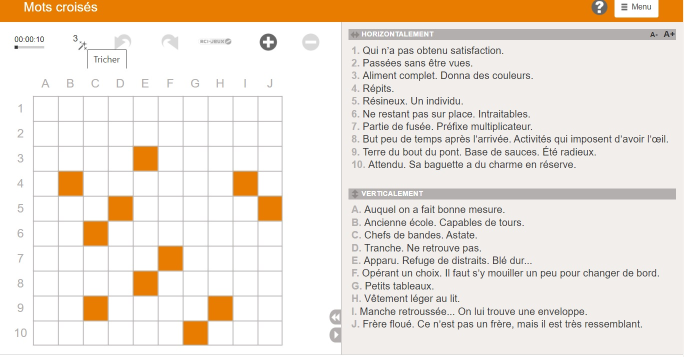
#> input picture img/image6.jpg, 1367 x 713 px, found by its file name (shown at 1/2 size)
$ python extractCrossword.py
#> lines starting #> are read from the running program, lines starting #| are printed output that depends on the picture; after the words box and inside, x2 and y2 are one past the last pixel; in counts of white or black regions, pixels touching at a corner belong together
import cv2
import json

import numpy as np

crossword_size = 10  # Set to dimension of crossword (standard 15 x 15)

# 1. Loading the Image
img = cv2.imread('Crossword\img\image6.jpg')
#> img is the input picture: shape (713, 1367, 3); mean B, G, R 215.9, 227.4, 238

# 2. Convert to HSV color space to detect colors
hsv = cv2.cvtColor(img, cv2.COLOR_BGR2HSV)
#> hsv: shape (713, 1367, 3); mean H, S, V 21.8, 26.6, 238.6

# 3. Define the range for orange color in HSV
orange_lower = np.array([10, 100, 100], dtype="uint8")
orange_upper = np.array([20, 255, 255], dtype="uint8")

# Create a mask for detecting orange areas
orange_mask = cv2.inRange(hsv, orange_lower, orange_upper)
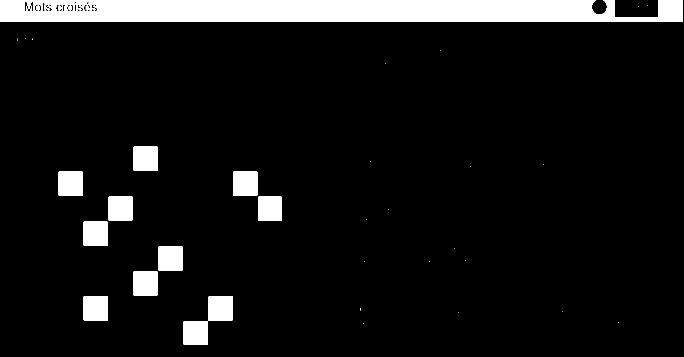
#> orange_mask: shape (713, 1367) (shown at 1/2 size); 8.4% white; 37 white regions (22 under 20 px), largest, box (x1, y1, x2, y2) and area: (0, 0, 1366, 44) 55225, (416, 592, 466, 642) 2483, (316, 492, 366, 542) 2482

# Convert the original image to grayscale
gray = cv2.cvtColor(img, cv2.COLOR_BGR2GRAY)
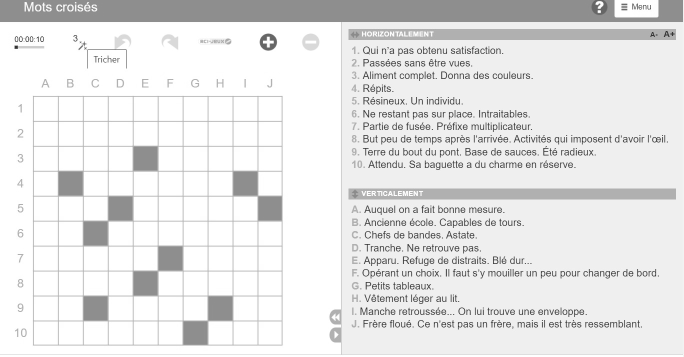
#> gray: shape (713, 1367) (shown at 1/2 size); min 0, max 255, mean 229.3

# Apply Gaussian blur
blurred = cv2.GaussianBlur(gray, (7, 7), 0)

# 4. Use adaptive thresholding to get a binary image
thresh = cv2.adaptiveThreshold(blurred, 255, cv2.ADAPTIVE_THRESH_GAUSSIAN_C,
                               cv2.THRESH_BINARY_INV, 11, 2)
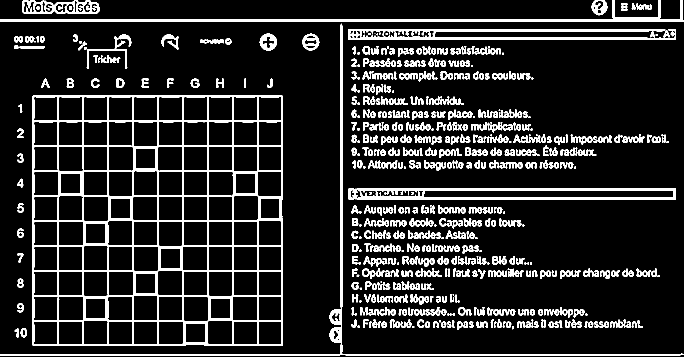
#> thresh: shape (713, 1367) (shown at 1/2 size); 13.5% white; 628 white regions (70 under 20 px), largest, box (x1, y1, x2, y2) and area: (65, 191, 566, 692) 40599, (0, 0, 1367, 44) 7712, (0, 47, 1367, 711) 7466

#  Combine the thresholded image with the orange mask to set orange areas to black
combined_mask = cv2.bitwise_or(thresh, orange_mask)
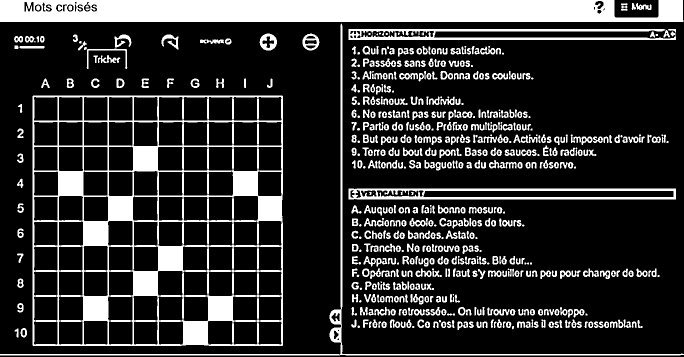
#> combined_mask: shape (713, 1367) (shown at 1/2 size); 19.9% white; 626 white regions (69 under 20 px), largest, box (x1, y1, x2, y2) and area: (65, 191, 566, 692) 57495, (0, 0, 1367, 44) 55716, (0, 47, 1367, 711) 7466

# Invert the combined image
thresh2 = cv2.bitwise_not(combined_mask)
#> thresh2: shape (713, 1367); 80.1% white; 626 black regions (69 under 20 px)

# 5. Finding Contours
contours, hierarchy = cv2.findContours(thresh, cv2.RETR_EXTERNAL, 1)
#> contours = 613 contours, 88 with area under 20; largest, box (x1, y1, x2, y2) and area: (65, 191, 566, 692) 249818, (697, 377, 1352, 399) 13726, (697, 58, 1352, 80) 7362, (0, 0, 1367, 44) 6230, (0, 47, 1367, 711) 5683

max_area = -1

for cnt in contours:
    approx = cv2.approxPolyDP(cnt, 0.02*cv2.arcLength(cnt, True), True)
    if len(approx) == 4:
        if cv2.contourArea(cnt) > max_area:
            max_area = cv2.contourArea(cnt)
            max_cnt = cnt
#> this loop made 613 passes
#> max_area on pass 493: 249818
#> after the loop, max_area = 249818; max_cnt = contour of 1996 points, box (x1, y1, x2, y2) (65, 191, 566, 692), area 249818

# 6.Identifying crossword region
x, y, w, h = cv2.boundingRect(max_cnt)
#> x = 65; y = 191; w = 501; h = 501
cross_rect = thresh2[y:y+h, x:x+w]
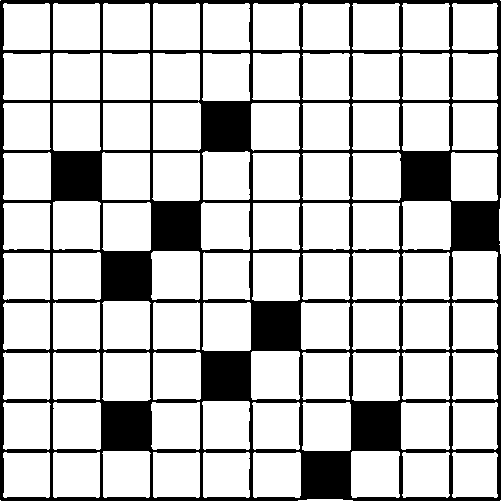
#> cross_rect: shape (501, 501); 77.1% white; 1 black region, box (x1, y1, x2, y2) and area: (0, 0, 501, 501) 57495
cross_rect = cv2.resize(cross_rect, (crossword_size * 10, crossword_size * 10))
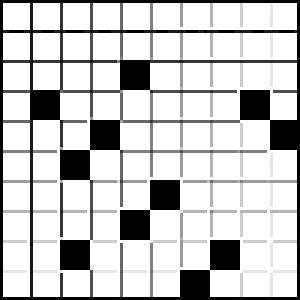
#> cross_rect: shape (100, 100) (shown 3 times larger); min 0, max 255, mean 200.8

# 7. Creating Binary Matrix
cross = np.zeros((crossword_size, crossword_size))

for i in range(crossword_size):
    for j in range(crossword_size):
        box = cross_rect[i*10:(i+1)*10, j*10:(j+1)*10]
        if cv2.countNonZero(box) > 50:
            cross[i, j] = 1

# 8. Convert the numpy array to a list of lists
cross_dict = {"matrix binaire": cross.tolist()}

# 9. Save the JSON to a file
with open('Crossword\crossword_binary_matrix.json', 'w') as json_file:
    json.dump(cross_dict, json_file, indent=4)

print(cross)
#| [[1. 1. 1. 1. 1. 1. 1. 1. 1. 1.]
#|  [1. 1. 1. 1. 1. 1. 1. 1. 1. 1.]
#|  [1. 1. 1. 1. 0. 1. 1. 1. 1. 1.]
#|  [1. 0. 1. 1. 1. 1. 1. 1. 0. 1.]
#|  [1. 1. 1. 0. 1. 1. 1. 1. 1. 0.]
#|  [1. 1. 0. 1. 1. 1. 1. 1. 1. 1.]
#|  [1. 1. 1. 1. 1. 0. 1. 1. 1. 1.]
#|  [1. 1. 1. 1. 0. 1. 1. 1. 1. 1.]
#|  [1. 1. 0. 1. 1. 1. 1. 0. 1. 1.]
#|  [1. 1. 1. 1. 1. 1. 0. 1. 1. 1.]]

# 10. Display the binary image
# cv2.imshow('Binary Image', thresh2)
# cv2.waitKey(0)
# cv2.destroyAllWindows()

$ run again, with img/image1.jpg copied over img/image6.jpg
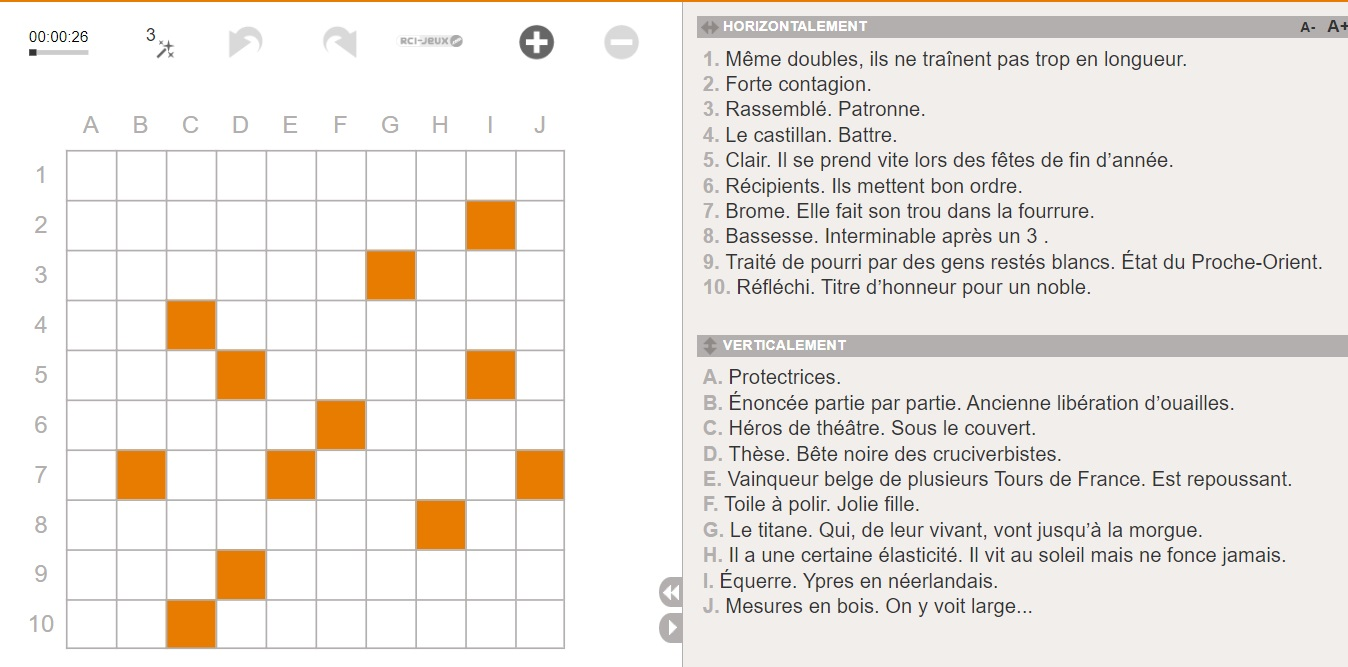
#> input picture img/image1.jpg, 1348 x 667 px, found by its file name
#> img is the input picture: shape (667, 1348, 3); mean B, G, R 227.2, 232.6, 238.1
#> hsv: shape (667, 1348, 3); mean H, S, V 23.3, 14.6, 238.8
#> `orange_mask = cv2.inRange(hsv, orange_lower, orange_upper)`:
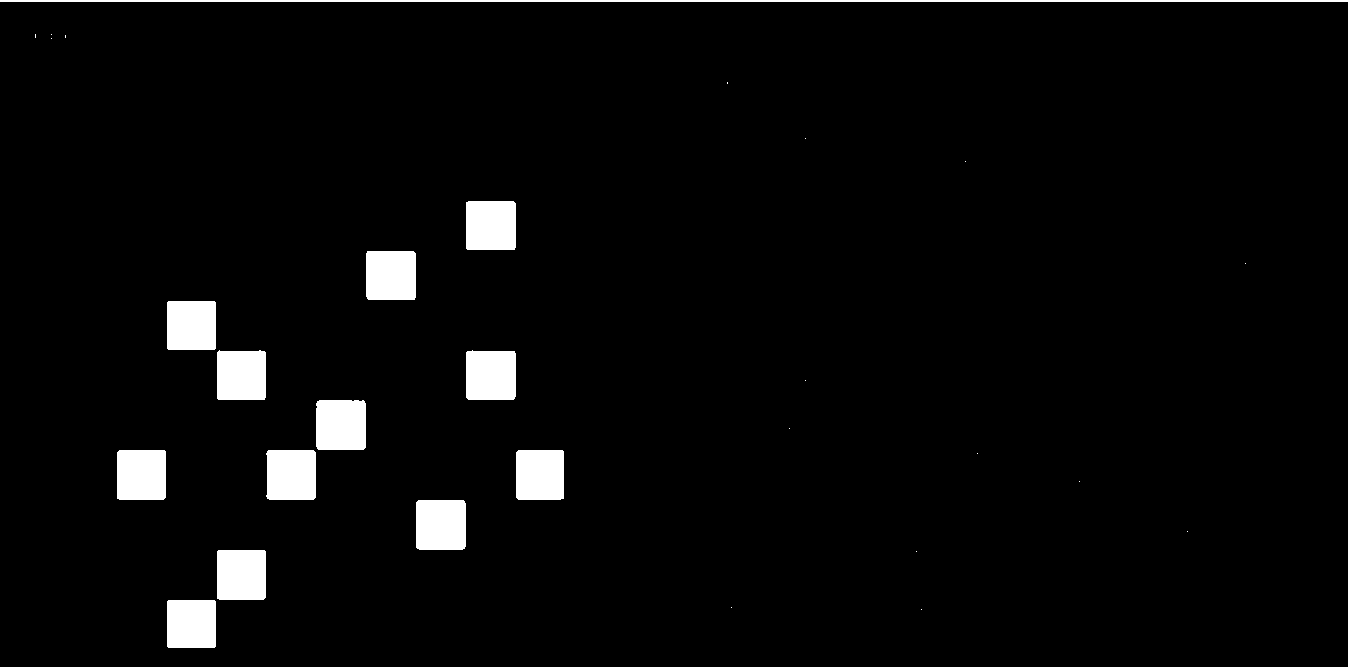
#> orange_mask: shape (667, 1348); 3.5% white; 29 white regions (16 under 20 px), largest, box (x1, y1, x2, y2) and area: (0, 0, 1348, 2) 2696, (416, 500, 466, 550) 2484, (316, 400, 366, 450) 2477
#> thresh: shape (667, 1348); 13.5% white; 665 white regions (72 under 20 px), largest, box (x1, y1, x2, y2) and area: (65, 149, 566, 650) 40597, (697, 335, 1348, 357) 7080, (697, 16, 1348, 38) 6930
#> combined_mask: shape (667, 1348); 15.5% white; 665 white regions (72 under 20 px), largest, box (x1, y1, x2, y2) and area: (65, 149, 566, 650) 59007, (697, 335, 1348, 357) 7080, (697, 16, 1348, 38) 6930
#> thresh2: shape (667, 1348); 84.5% white; 665 black regions (72 under 20 px)
#> contours = 653 contours, 89 with area under 20; largest, box (x1, y1, x2, y2) and area: (65, 149, 566, 650) 249814, (697, 16, 1348, 38) 7258, (697, 335, 1348, 357) 7150, (659, 6, 685, 667) 2965, (0, 0, 1348, 3) 1350
#> the loop `for cnt in contours:` made 653 passes
#> max_area on passes 328, 527, 533: 21, 31, 249814
#> after the loop `for cnt in contours:`: max_area = 249814; max_cnt = contour of 1996 points, box (x1, y1, x2, y2) (65, 149, 566, 650), area 249814
#> x = 65; y = 149; w = 501
#> `cross_rect = cv2.resize(cross_rect, (crossword_size * 10, crossword_si..`:
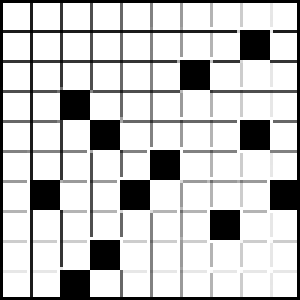
#> cross_rect: shape (100, 100) (shown 3 times larger); min 0, max 255, mean 199
#| [[1. 1. 1. 1. 1. 1. 1. 1. 1. 1.]
#|  [1. 1. 1. 1. 1. 1. 1. 1. 0. 1.]
#|  [1. 1. 1. 1. 1. 1. 0. 1. 1. 1.]
#|  [1. 1. 0. 1. 1. 1. 1. 1. 1. 1.]
#|  [1. 1. 1. 0. 1. 1. 1. 1. 0. 1.]
#|  [1. 1. 1. 1. 1. 0. 1. 1. 1. 1.]
#> (further printed lines are left out)

$ run again, with img/image2.jpg copied over img/image6.jpg
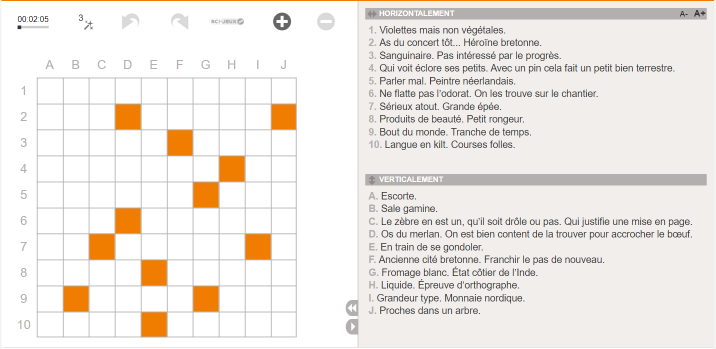
#> input picture img/image2.jpg, 1432 x 698 px, found by its file name (shown at 1/2 size)
#> img is the input picture: shape (698, 1432, 3); mean B, G, R 228.4, 233.5, 238.8
#> hsv: shape (698, 1432, 3); mean H, S, V 8.8, 15.3, 240.2
#> `orange_mask = cv2.inRange(hsv, orange_lower, orange_upper)`:
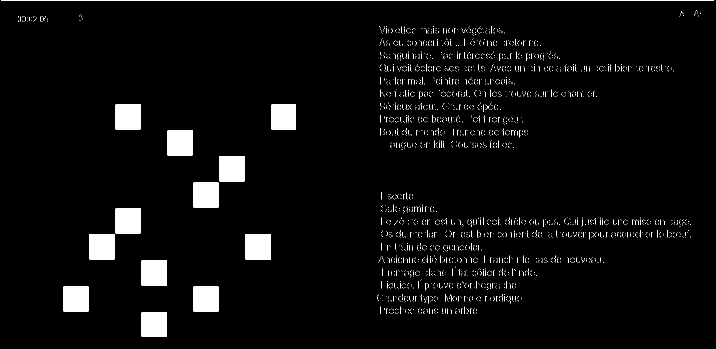
#> orange_mask: shape (698, 1432) (shown at 1/2 size); 4.1% white; 2641 white regions (2628 under 20 px), largest, box (x1, y1, x2, y2) and area: (3, 0, 1428, 2) 2850, (491, 468, 542, 519) 2600, (283, 520, 334, 571) 2599
#> thresh: shape (698, 1432); 12.7% white; 442 white regions (64 under 20 px), largest, box (x1, y1, x2, y2) and area: (73, 154, 594, 676) 42570, (730, 348, 1414, 371) 7505, (730, 16, 1414, 39) 7441
#> combined_mask: shape (698, 1432); 14.7% white; 438 white regions (66 under 20 px), largest, box (x1, y1, x2, y2) and area: (73, 154, 594, 676) 63091, (730, 348, 1414, 371) 7505, (730, 16, 1414, 39) 7441
#> thresh2: shape (698, 1432); 85.3% white; 438 black regions (66 under 20 px)
#> contours = 427 contours, 66 with area under 20; largest, box (x1, y1, x2, y2) and area: (73, 154, 594, 676) 270765, (730, 348, 1414, 371) 14992, (730, 16, 1414, 39) 7914, (2, 5, 1429, 696) 4716, (2, 0, 1428, 3) 1433
#> the loop `for cnt in contours:` made 427 passes
#> max_area on pass 288: 270765
#> after the loop `for cnt in contours:`: max_area = 270765; max_cnt = contour of 2078 points, box (x1, y1, x2, y2) (73, 154, 594, 676), area 270765
#> x = 73; y = 154; w = 521; h = 522
#> `cross_rect = cv2.resize(cross_rect, (crossword_size * 10, crossword_si..`:
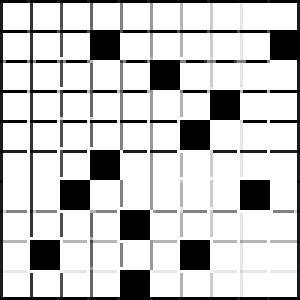
#> cross_rect: shape (100, 100) (shown 3 times larger); min 0, max 255, mean 199.4
#| [[1. 1. 1. 1. 1. 1. 1. 1. 1. 1.]
#|  [1. 1. 1. 0. 1. 1. 1. 1. 1. 0.]
#|  [1. 1. 1. 1. 1. 0. 1. 1. 1. 1.]
#|  [1. 1. 1. 1. 1. 1. 1. 0. 1. 1.]
#|  [1. 1. 1. 1. 1. 1. 0. 1. 1. 1.]
#|  [1. 1. 1. 0. 1. 1. 1. 1. 1. 1.]
#> (further printed lines are left out)

$ run again, with img/image3.jpg copied over img/image6.jpg
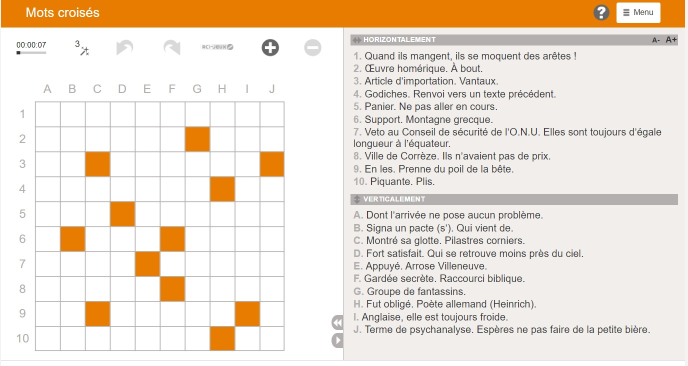
#> input picture img/image3.jpg, 1376 x 732 px, found by its file name (shown at 1/2 size)
#> img is the input picture: shape (732, 1376, 3); mean B, G, R 212.7, 225.9, 237.9
#> hsv: shape (732, 1376, 3); mean H, S, V 21.8, 30.1, 238.6
#> `orange_mask = cv2.inRange(hsv, orange_lower, orange_upper)`:
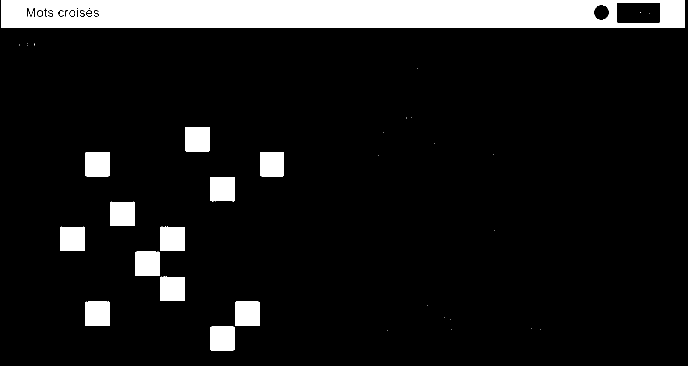
#> orange_mask: shape (732, 1376) (shown at 1/2 size); 9.8% white; 38 white regions (22 under 20 px), largest, box (x1, y1, x2, y2) and area: (2, 0, 1370, 56) 69840, (370, 254, 420, 303) 2440, (470, 603, 520, 652) 2440
#> thresh: shape (732, 1376); 13.2% white; 627 white regions (67 under 20 px), largest, box (x1, y1, x2, y2) and area: (69, 202, 570, 703) 40884, (2, 0, 1370, 56) 8535, (701, 388, 1356, 410) 7182
#> combined_mask: shape (732, 1376); 20.9% white; 625 white regions (66 under 20 px), largest, box (x1, y1, x2, y2) and area: (2, 0, 1370, 56) 70334, (69, 202, 570, 703) 59365, (701, 388, 1356, 410) 7182
#> thresh2: shape (732, 1376); 79.1% white; 625 black regions (66 under 20 px)
#> contours = 607 contours, 78 with area under 20; largest, box (x1, y1, x2, y2) and area: (69, 202, 570, 703) 249858, (701, 388, 1356, 410) 13731, (2, 0, 1370, 56) 10622, (701, 69, 1356, 91) 7364, (0, 59, 1371, 722) 5126
#> the loop `for cnt in contours:` made 607 passes
#> max_area on pass 471: 249858
#> after the loop `for cnt in contours:`: max_area = 249858; max_cnt = contour of 1996 points, box (x1, y1, x2, y2) (69, 202, 570, 703), area 249858
#> x = 69; y = 202; w = 501
#> `cross_rect = cv2.resize(cross_rect, (crossword_size * 10, crossword_si..`:
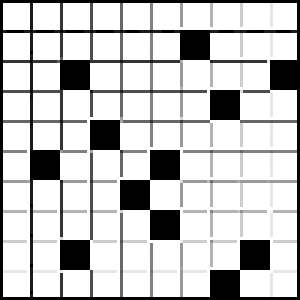
#> cross_rect: shape (100, 100) (shown 3 times larger); min 0, max 255, mean 198.8
#| [[1. 1. 1. 1. 1. 1. 1. 1. 1. 1.]
#|  [1. 1. 1. 1. 1. 1. 0. 1. 1. 1.]
#|  [1. 1. 0. 1. 1. 1. 1. 1. 1. 0.]
#|  [1. 1. 1. 1. 1. 1. 1. 0. 1. 1.]
#|  [1. 1. 1. 0. 1. 1. 1. 1. 1. 1.]
#|  [1. 0. 1. 1. 1. 0. 1. 1. 1. 1.]
#> (further printed lines are left out)
